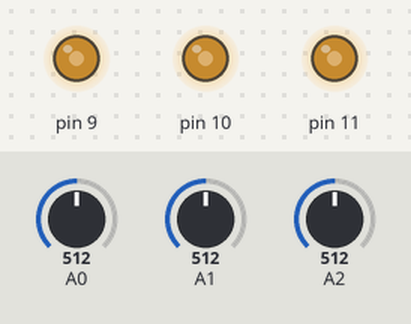
Simulated run of this sketch. Board: Arduino Uno, built with avr-gcc and run on an emulated ATmega328P. Parts: output pins drawn as LEDs (lit = HIGH). The inputs (shaded band) are chosen by the test bench; at power-on: A0 = 512, A1 = 512, A2 = 512.

Above: at 1.2 s.
1.3 s: A0 set to 716
At 1.6 s:
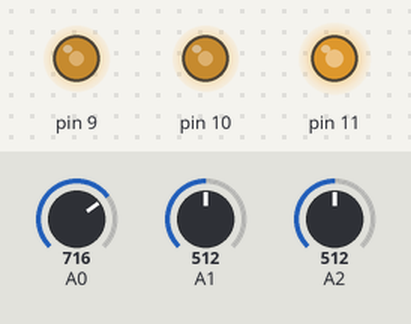
2.8 s: A1 set to 716
At 4.0 s:
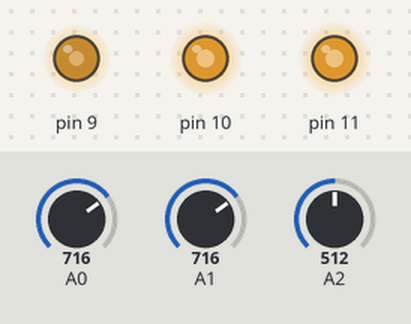
4.3 s: A2 set to 716
At 5.1 s:
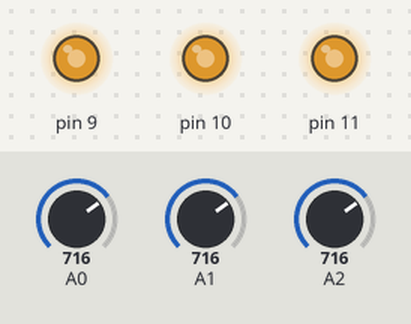
5.8 s: A0 set to 900
At 6.3 s:
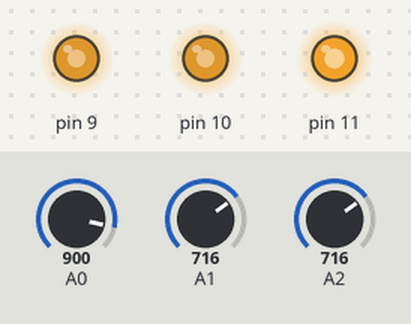
7.3 s: A1 set to 900
At 8.5 s:
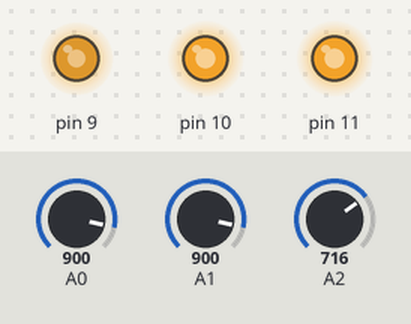
8.8 s: A2 set to 900
At 9.7 s:
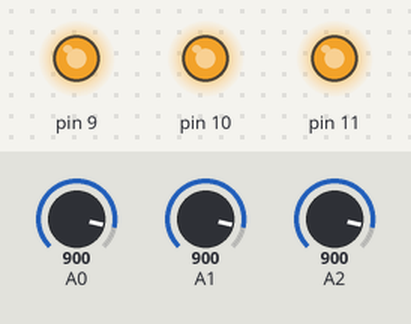
Timing chart, 0 to 11.3 s (numbered marks = the images above; inputs shaded):
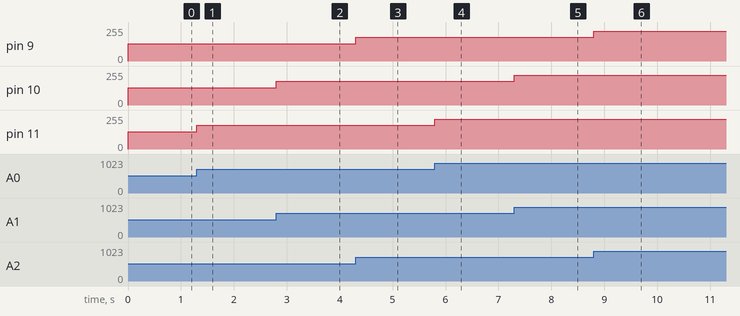

Measured:
- after the input at 1.3 s, pin 11: 128/255 → 179/255 at once
- after the input at 2.8 s, pin 10: 128/255 → 179/255 at once
- after the input at 4.3 s, pin 9: 128/255 → 179/255 at once
- after the input at 5.8 s, pin 11: 179/255 → 225/255 at once
- after the input at 7.3 s, pin 10: 179/255 → 225/255 at once
- after the input at 8.8 s, pin 9: 179/255 → 225/255 at once

The sketch:

Analog_IO.ino
```cpp
#include<Componentes.hpp>
LED_RGB L1(11,10,9);

Pot P_red(A0), P_blue(A1),P_green(A2);
void setup() {
  L1.SETUP();

}

void loop() {
  // put your main code here, to run repeatedly:
  L1.on(P_red.Read()/4,P_blue.Read()/4,P_green.Read()/4);

}
```
